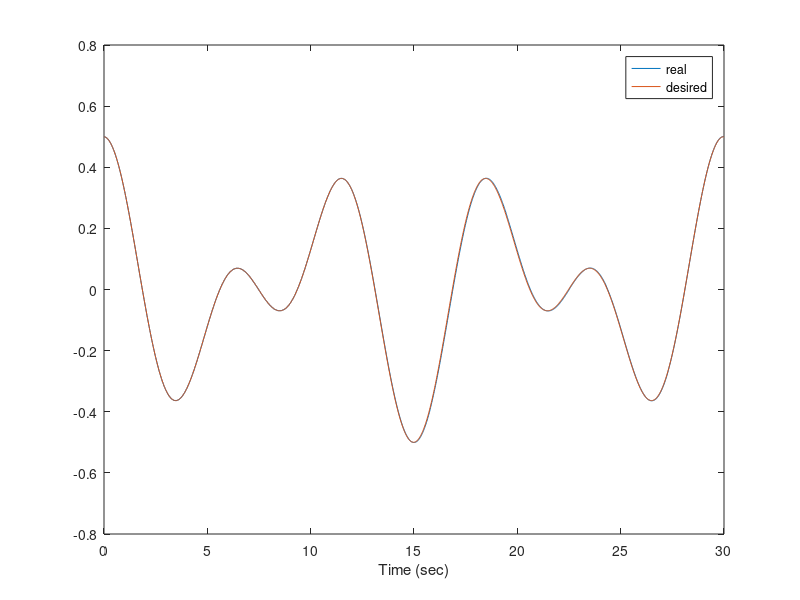
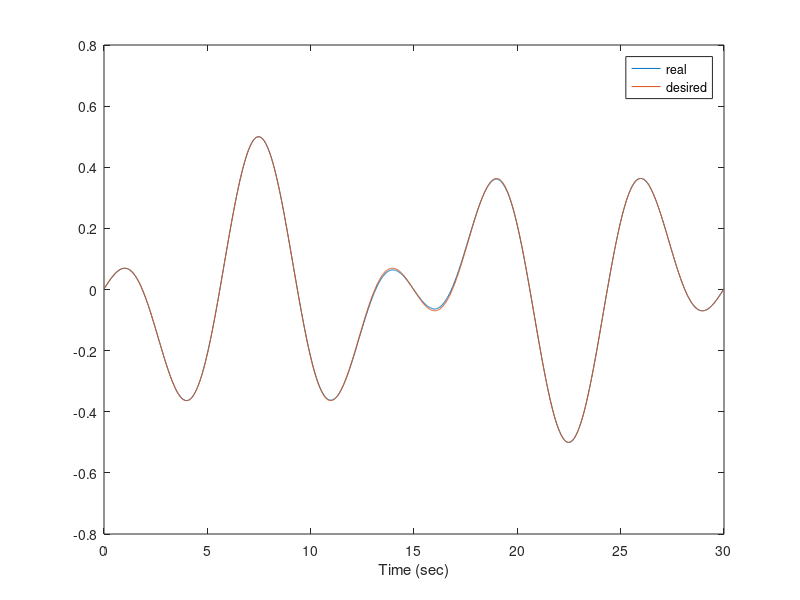
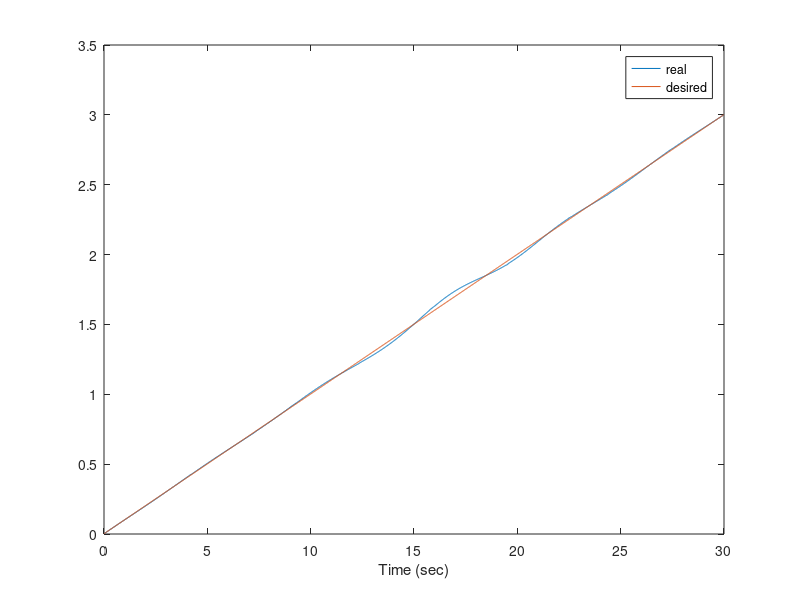
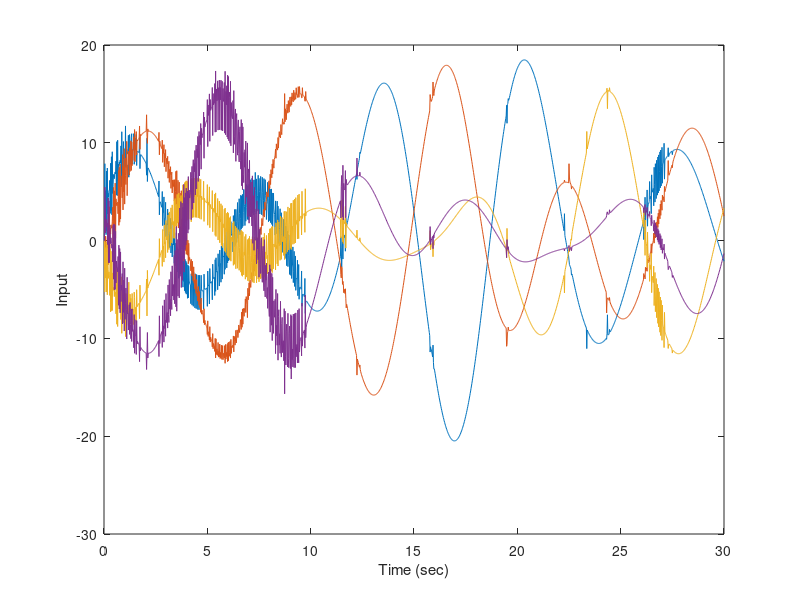

These figures' MATLAB source, in order:
%% Setting up workspace
close all; % Close all figures and windows
clear; % Clear workspace
clc; % Clears screen
%% Initializing parameters
tf = 30; % Final time in simulation
T = 2e-2; % Sample rate
t = 0:T:tf; % Time vector
n = 3; % Number of states
m = 3; % Number of measurements
p = 4; % Number of Inputs
x = zeros(n, length(t)); % Initializes states to zero
x_d = x; %Initializes desired x states
xdot_d = x; %initialises desired xdot states
z = zeros(m, length(t)); % Initializes measurements to zero
e = x; %set up error term
u = zeros(p, length(t)); % Initializes controller
vs = zeros(p,length(t)); %initialize slip values

rr=0.195; %define robot radius
wr = 0.03175; %define wheel radius

%A = [-cos(z(3:1)]; % System matrix
% B = @(y)(sqrt(2)/2)*[cos(y(3))+sin(y(3)) -cos(y(3))+sin(y(3)) rr;
%     cos(y(3))-sin(y(3)) cos(y(3))+sin(y(3)) rr;
%     -cos(y(3))-sin(y(3)) cos(y(3))-sin(y(3)) rr;
%     -cos(y(3))+sin(y(3)) -cos(y(3))-sin(y(3)) rr]; % Input matrix
% Binv = @(y)(sqrt(2)/4)*[cos(y(3))-sin(y(3)) cos(y(3))+sin(y(3)) -cos(y(3))+sin(y(3)) -cos(y(3))-sin(y(3));
%     -cos(y(3))-sin(y(3)) cos(y(3))-sin(y(3)) cos(y(3))+sin(y(3)) -cos(y(3))+sin(y(3));
%     1/(sqrt(2)*rr) 1/(sqrt(2)*rr) 1/(sqrt(2)*rr) 1/(sqrt(2)*rr)];
Binv = @(y)[(-cos(y(3))-sin(y(3)))/(2*sqrt(2)), (-cos(y(3))+sin(y(3)))/(2*sqrt(2)), (cos(y(3))+sin(y(3)))/(2*sqrt(2)), (cos(y(3))-sin(y(3)))/(2*sqrt(2));
    (cos(y(3))-sin(y(3)))/(2*sqrt(2)), (-cos(y(3))-sin(y(3)))/(2*sqrt(2)), (-cos(y(3))+sin(y(3)))/(2*sqrt(2)), (cos(y(3))+sin(y(3)))/(2*sqrt(2));
    1/(4*rr), 1/(4*rr), 1/(4*rr), 1/(4*rr)]; % Input matrix
B = @(y)[-((cos(y(3))+sin(y(3)))*sqrt(2))/(2*(cos(y(3))^2+sin(y(3))^2)),((cos(y(3))-sin(y(3)))*sqrt(2))/(2*(cos(y(3))^2+sin(y(3))^2)), rr;
    -((cos(y(3))-sin(y(3)))*sqrt(2))/(2*(cos(y(3))^2+sin(y(3))^2)),-((cos(y(3))+sin(y(3)))*sqrt(2))/(2*(cos(y(3))^2+sin(y(3))^2)), rr;
    ((cos(y(3))+sin(y(3)))*sqrt(2))/(2*(cos(y(3))^2+sin(y(3))^2)),-((cos(y(3))-sin(y(3)))*sqrt(2))/(2*(cos(y(3))^2+sin(y(3))^2)), rr;
    ((cos(y(3))+sin(y(3)))*sqrt(2))/(2*(cos(y(3))^2+sin(y(3))^2)),((cos(y(3))+sin(y(3)))*sqrt(2))/(2*(cos(y(3))^2+sin(y(3))^2)), rr];

C = eye(m); % Measurement matrix


K= [1 0 0;
   0 1 0;
   0 0 1]*1e0;

lambda = [5 0 0;
          0 5 0;
          0 0 4]*1e1;
% lambda=5

%% Set initial conditions

for k=1:length(t) %Fill in desired path
%     x_d(:,k)=[0;0;0];
     %x_d(:,k)=[k*T*0.5;k*T*0.5;k*T*0.5];
     
     rose = 4; %parameter to create number of rose pedals
     x_d(:,k)=0.5*[cos(rose*k*T*2*pi/30)*cos(k*T*2*pi/30); cos(rose*k*T*2*pi/30)*sin(k*T*2*pi/30); k*T*0.2]; %create rose path
     if k~=1 
         xdot_d(:,k)=(x_d(:,k)-x_d(:,k-1))/T; 
     end
end

x(:,1)=[1;1;pi]; %any initial condition
x(:,1)=x_d(:,1); %start at the proper position

z(:,1)=x(:,1); %set first measurement


%% Simulate dynamics (for loop)
for k = 1:length(t)-1 % For loop that simulates 1 second
    %u(:,k+1) = [sin(pi*k*T);cos(pi*k*T);-sin(pi*k*T);-cos(pi*k*T)];% calculate controller
    e(:,k) = z(:,k)-x_d(:,k); %calculate the error
    e(:,k)
%     if k>2
%         edot = (e(:,k-1)-e(:,k))/T; %calculate the derivative error term
%     else
%         edot = [0;0;0];
%     end
    eint = sum(e,2)*T; %calculate the integral error term
    if k>2/T %calculate integral error term over previous 2 seconds
        eint=sum(e(:,k-2/T:k),2);
    end
    
    s=e(:,k)+lambda*eint; %calculate 
    
    %u(:,k+1) = 1/wr*(B(x(:,k))*edot-vs(:,k))-B(x(:,k))*K*sign(e);
    u(:,k+1) = 1/wr*(B(x(:,k))*(-lambda*e(:,k)+xdot_d(:,k))-vs(:,k))-B(x(:,k))*K*sign(s);
    
    %limit maximum velocity
    if max(abs(u(:,k+1)))>40
       u(:,k+1)=u(:,k+1)/max(abs(u(:,k+1)))*40;
       u(:,k+1)
    end
    
    
    x(:,k+1) = x(:,k) + Binv(x(:,k))*wr*u(:,k+1)*T; % Linear state space equation
    z(:,k+1) = C*x(:,k+1); % Linear measurement equation
end
%% Results
figure; plot(t, x(1,:));hold on;plot(t, x_d(1,:)); xlabel('Time (sec)');hold off;legend('real','desired') % Plots position with time
figure; plot(t, x(2,:));hold on;plot(t, x_d(2,:)); xlabel('Time (sec)');hold off;legend('real','desired') % Plots velocity with time
figure; plot(t, x(3,:));hold on;plot(t, x_d(3,:)); xlabel('Time (sec)');hold off;legend('real','desired') % Plots acceleration with time
figure; plot(t, u); xlabel('Time (sec)'); ylabel('Input'); % Plots input with time
figure; plot(x(1,:), x(2,:)); hold on; plot(x_d(1,:), x_d(2,:)); xlabel('x position (m)');ylabel('y poisition(m)'); hold off; legend('real','desired') % x-y plot of position vs real
